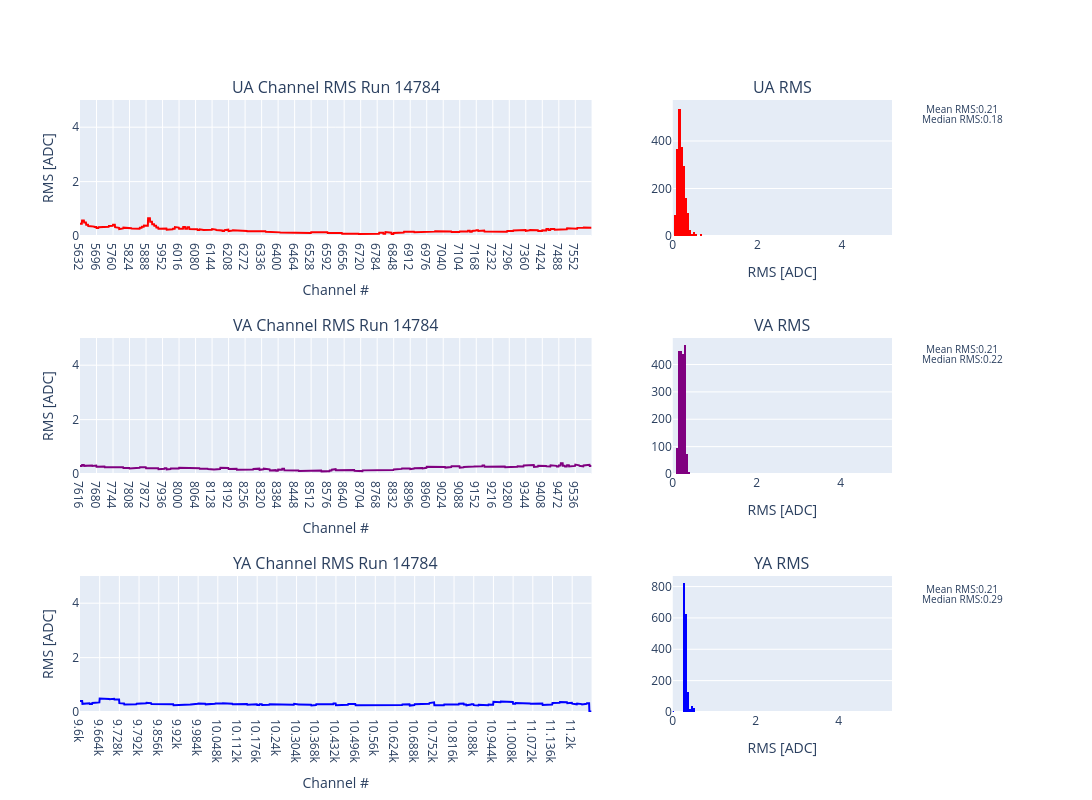

Notebook source saved alongside this figure:
### Code cell
filename = f"RMS_plots_planeA_int_test.pdf"

fig = make_subplots(rows=3,cols=2,column_widths = [0.7,0.3],subplot_titles = (f'UA Channel RMS Run {Run_num}','UA RMS',f'VA Channel RMS Run {Run_num}','VA RMS',f'YA Channel RMS Run {Run_num}','YA RMS',))
mask = Noise_df['wire_plane'] == 'UA'
median = np.median(Noise_df['Raw_rms'][mask])
mean = np.mean(Noise_df['Raw_rms'][mask])
fig.add_trace(go.Histogram(x=Noise_df['Raw_rms'][mask],marker_color = 'red',xbins=dict(start = median - 5,end = median+5,size=.05)),row = 1, col =2)
fig.add_trace(go.Scatter(x=Noise_df['Channel_id'][mask],y = Noise_df['Raw_rms'][mask],marker_color = 'red'),row = 1, col = 1)
fig.update_layout(xaxis2 = dict(range = [0,median+5]))
fig.update_layout(margin = dict(r=200))
fig.add_annotation(dict(font = dict(size = 10),xshift= 180,yshift=60,text = f"Mean RMS:{mean:.2f}",showarrow = False),row =1,col=2)
fig.add_annotation(dict(font = dict(size = 10),xshift= 180,yshift=50,text = f"Median RMS:{median:.2f}",showarrow = False),row =1,col=2)


mask = Noise_df['wire_plane'] == 'VA'
median = np.median(Noise_df['Raw_rms'][mask])
fig.add_trace(go.Histogram(x=Noise_df['Raw_rms'][mask],marker_color = 'purple',xbins=dict(start = median - 5,end = median+5,size=.05)),row = 2, col =2)
fig.add_trace(go.Scatter(x=Noise_df['Channel_id'][mask],y = Noise_df['Raw_rms'][mask],marker_color = 'purple'),row = 2, col = 1)
fig.update_layout(xaxis4 = dict(range = [0,median+5]))

fig.add_annotation(dict(font = dict(size = 10),xshift= 180,yshift=-180,text = f"Mean RMS:{mean:.2f}",showarrow = False),row =1,col=2)
fig.add_annotation(dict(font = dict(size = 10),xshift= 180,yshift=-190,text = f"Median RMS:{median:.2f}",showarrow = False),row =1,col=2)

mask = Noise_df['wire_plane'] == 'YA'
median = np.median(Noise_df['Raw_rms'][mask])
fig.add_trace(go.Histogram(x=Noise_df['Raw_rms'][mask],marker_color = 'blue',xbins=dict(start = median - 5,end = median+5,size=.05)),row = 3, col =2)
fig.add_trace(go.Scatter(x=Noise_df['Channel_id'][mask],y = Noise_df['Raw_rms'][mask],marker_color = 'blue'),row = 3, col = 1)
fig.update_layout(xaxis6 = dict(range = [0,median+5]))

fig.add_annotation(dict(font = dict(size = 10),xshift= 180,yshift=-420,text = f"Mean RMS:{mean:.2f}",showarrow = False),row =1,col=2)
fig.add_annotation(dict(font = dict(size = 10),xshift= 180,yshift=-430,text = f"Median RMS:{median:.2f}",showarrow = False),row =1,col=2)

fig.update_yaxes(title_text = "RMS [ADC]",row = 1, col = 1)
fig.update_yaxes(title_text = "RMS [ADC]",row = 2, col = 1)
fig.update_yaxes(title_text = "RMS [ADC]",row = 3, col = 1)
fig.update_xaxes(title_text = "Channel #",row = 1, col = 1)
fig.update_xaxes(title_text = "Channel #",row = 2, col = 1)
fig.update_xaxes(title_text = "Channel #",row = 3, col = 1)
fig.update_xaxes(title_text = "RMS [ADC]",row = 1, col = 2)
fig.update_xaxes(title_text = "RMS [ADC]",row = 2, col = 2)
fig.update_xaxes(title_text = "RMS [ADC]",row = 3, col = 2)
#fig.update_layout(xaxis2 = dict(range = [0,5]),xaxis4 = dict(range = [0,5]),xaxis6 = dict(range = [0,5]))
fig.update_layout(yaxis = dict(range = [0,5]),yaxis3 = dict(range = [0,5]),yaxis5 = dict(range = [0,5]))
fig.update_layout(xaxis = dict(tickmode = 'linear',dtick = 64),xaxis3 = dict(tickmode = 'linear',dtick = 64),xaxis5 = dict(tickmode = 'linear',dtick = 64))
fig.update_layout(height = 800, width = 1200,showlegend = False)

fig.write_image(directory+filename)
fig.show()

### Figure 1 — Plotly figure (JSON) as saved in the notebook; plotly's stock layout.template omitted (floating-point values rounded to 4 significant figures; data arrays with more than 128 entries replaced by an {"elided": "..."} marker saying what was removed)
{"data": [{"marker": {"color": "red"}, "type": "histogram", "x": {"elided": "1984 float values"}, "xaxis": "x2", "xbins": {"end": 5.185, "size": 0.05, "start": -4.815}, "yaxis": "y2"}, {"marker": {"color": "red"}, "type": "scatter", "x": {"elided": "1984 int values"}, "xaxis": "x", "y": {"elided": "1984 float values"}, "yaxis": "y"}, {"marker": {"color": "purple"}, "type": "histogram", "x": {"elided": "1984 float values"}, "xaxis": "x4", "xbins": {"end": 5.219, "size": 0.05, "start": -4.781}, "yaxis": "y4"}, {"marker": {"color": "purple"}, "type": "scatter", "x": {"elided": "1984 int values"}, "xaxis": "x3", "y": {"elided": "1984 float values"}, "yaxis": "y3"}, {"marker": {"color": "blue"}, "type": "histogram", "x": {"elided": "1664 float values"}, "xaxis": "x6", "xbins": {"end": 5.286, "size": 0.05, "start": -4.714}, "yaxis": "y6"}, {"marker": {"color": "blue"}, "type": "scatter", "x": {"elided": "1664 int values"}, "xaxis": "x5", "y": {"elided": "1664 float values"}, "yaxis": "y5"}], "layout": {"annotations": [{"font": {"size": 16}, "showarrow": false, "text": "UA Channel RMS Run 14784", "x": 0.315, "xanchor": "center", "xref": "paper", "y": 1, "yanchor": "bottom", "yref": "paper"}, {"font": {"size": 16}, "showarrow": false, "text": "UA RMS", "x": 0.865, "xanchor": "center", "xref": "paper", "y": 1, "yanchor": "bottom", "yref": "paper"}, {"font": {"size": 16}, "showarrow": false, "text": "VA Channel RMS Run 14784", "x": 0.315, "xanchor": "center", "xref": "paper", "y": 0.6111, "yanchor": "bottom", "yref": "paper"}, {"font": {"size": 16}, "showarrow": false, "text": "VA RMS", "x": 0.865, "xanchor": "center", "xref": "paper", "y": 0.6111, "yanchor": "bottom", "yref": "paper"}, {"font": {"size": 16}, "showarrow": false, "text": "YA Channel RMS Run 14784", "x": 0.315, "xanchor": "center", "xref": "paper", "y": 0.2222, "yanchor": "bottom", "yref": "paper"}, {"font": {"size": 16}, "showarrow": false, "text": "YA RMS", "x": 0.865, "xanchor": "center", "xref": "paper", "y": 0.2222, "yanchor": "bottom", "yref": "paper"}, {"font": {"size": 10}, "showarrow": false, "text": "Mean RMS:0.21", "xref": "x2", "xshift": 180, "yref": "y2", "yshift": 60}, {"font": {"size": 10}, "showarrow": false, "text": "Median RMS:0.18", "xref": "x2", "xshift": 180, "yref": "y2", "yshift": 50}, {"font": {"size": 10}, "showarrow": false, "text": "Mean RMS:0.21", "xref": "x2", "xshift": 180, "yref": "y2", "yshift": -180}, {"font": {"size": 10}, "showarrow": false, "text": "Median RMS:0.22", "xref": "x2", "xshift": 180, "yref": "y2", "yshift": -190}, {"font": {"size": 10}, "showarrow": false, "text": "Mean RMS:0.21", "xref": "x2", "xshift": 180, "yref": "y2", "yshift": -420}, {"font": {"size": 10}, "showarrow": false, "text": "Median RMS:0.29", "xref": "x2", "xshift": 180, "yref": "y2", "yshift": -430}], "height": 800, "margin": {"r": 200}, "showlegend": false, "width": 1200, "xaxis": {"anchor": "y", "domain": [0, 0.63], "dtick": 64, "tickmode": "linear", "title": {"text": "Channel #"}}, "xaxis2": {"anchor": "y2", "domain": [0.73, 1], "range": [0, 5.185], "title": {"text": "RMS [ADC]"}}, "xaxis3": {"anchor": "y3", "domain": [0, 0.63], "dtick": 64, "tickmode": "linear", "title": {"text": "Channel #"}}, "xaxis4": {"anchor": "y4", "domain": [0.73, 1], "range": [0, 5.219], "title": {"text": "RMS [ADC]"}}, "xaxis5": {"anchor": "y5", "domain": [0, 0.63], "dtick": 64, "tickmode": "linear", "title": {"text": "Channel #"}}, "xaxis6": {"anchor": "y6", "domain": [0.73, 1], "range": [0, 5.286], "title": {"text": "RMS [ADC]"}}, "yaxis": {"anchor": "x", "domain": [0.7778, 1], "range": [0, 5], "title": {"text": "RMS [ADC]"}}, "yaxis2": {"anchor": "x2", "domain": [0.7778, 1]}, "yaxis3": {"anchor": "x3", "domain": [0.3889, 0.6111], "range": [0, 5], "title": {"text": "RMS [ADC]"}}, "yaxis4": {"anchor": "x4", "domain": [0.3889, 0.6111]}, "yaxis5": {"anchor": "x5", "domain": [0, 0.2222], "range": [0, 5], "title": {"text": "RMS [ADC]"}}, "yaxis6": {"anchor": "x6", "domain": [0, 0.2222]}}}
